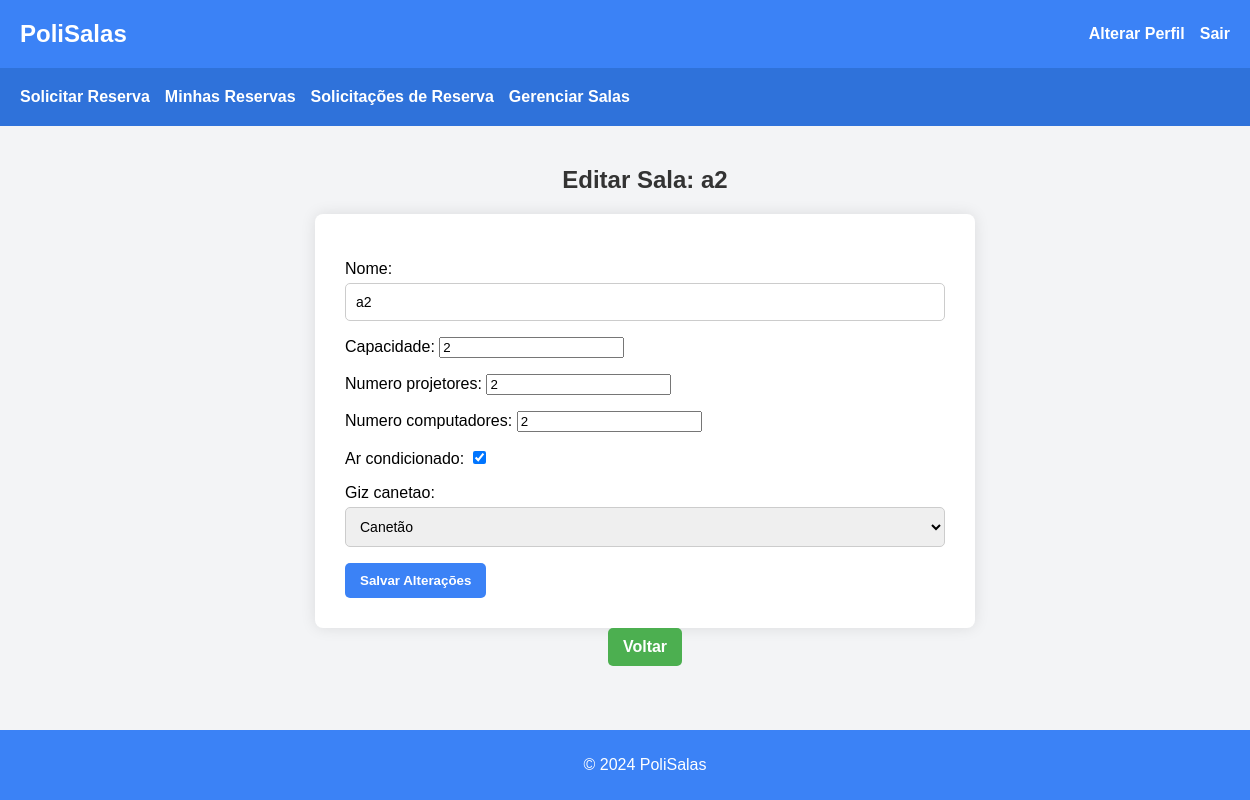
Page /salas/editar/2/ (signed in) on the committed database.
### reservas/models.py (models this page shows, shortened)
class Sala(models.Model):
    nome = models.CharField(max_length=50)
    predio = models.ForeignKey(Predio, on_delete=models.CASCADE, related_name='salas')
    capacidade = models.IntegerField()
    numero_projetores = models.IntegerField()
    numero_computadores = models.IntegerField()
    ar_condicionado = models.BooleanField(default=False)
    giz_canetao = models.CharField(max_length=10)  # 'Giz' ou 'Canetão'

### reservas/views.py (the view)
# urls.py: path('salas/editar/<int:sala_id>/', views.editar_sala, name='editar_sala'),
@login_required
def editar_sala(request, sala_id):
    sala = get_object_or_404(Sala, id=sala_id)
    if request.user.is_superuser:
        predio = sala.predio
    elif request.user.is_building_administrator and sala.predio == request.user.administracaopredial.predio:
        predio = sala.predio
    else:
        return redirect('home')
    if request.method == 'POST':
        form = SalaForm(request.POST, instance=sala)
        if form.is_valid():
            form.save()
            return redirect('gerenciar_salas', predio_id=predio.id)
    else:
        form = SalaForm(instance=sala)
    return render(request, 'reservas/editar_sala.html', {'form': form, 'sala': sala})

### reservas/forms.py
class SalaForm(forms.ModelForm):
    class Meta:
        model = Sala
        fields = ['nome', 'capacidade', 'numero_projetores', 'numero_computadores', 'ar_condicionado', 'giz_canetao']
        widgets = {
            'ar_condicionado': forms.CheckboxInput(),
            'giz_canetao': forms.Select(choices=[('Giz', 'Giz'), ('Canetão', 'Canetão')]),
        }

### reservas/templates/reservas/editar_sala.html (shortened to what this page needs)
{% extends 'reservas/base.html' %}
{% block content %}
<h2>{% if sala %}Editar Sala: {{ sala.nome }}{% else %}Criar Nova Sala{% endif %}</h2>
<form method="post" class="form-container">
    {{ form.as_p }}
    <button type="submit">{% if sala %}Salvar Alterações{% else %}Criar Sala{% endif %}</button>
</form>
<a href="{% url 'selecionar_predio' %}" class="button-reserva voltar">Voltar</a>
{% endblock %}

### reservas/static/css/style.css (style rules this page uses)
body { font-family: Arial, sans-serif; background-color: #f3f4f6; margin: 0; padding: 0; min-height: 100vh; display: flex; flex-direction: column; }
h2 { color: #333; margin-bottom: 20px; }
.form-container { width: 100%; max-width: 600px; background-color: white; padding: 30px; border-radius: 8px; box-shadow: 0 0 15px rgba(0, 0, 0, 0.1); }
form { width: 100%; max-width: 600px; }
input[type="text"], input[type="password"], input[type="date"], select, textarea { width: 100%; padding: 10px; margin-top: 5px; border: 1px solid #ccc; border-radius: 5px; box-sizing: border-box; font-size: 14px; }
button, .button-reserva, .new-request-button { background-color: #3b82f6; color: white; padding: 10px 15px; border-radius: 5px; border: none; cursor: pointer; font-weight: bold; transition: background-color 0.3s, transform 0.2s; text-decoration: none; display: inline-block; }
.button-reserva.voltar { background-color: #4caf50; }

### rows in the picture
Sala: nome "a2", capacidade "2", numero_projetores "2", numero_computadores "2", ar_condicionado "☑", giz_canetao "Canetão"
